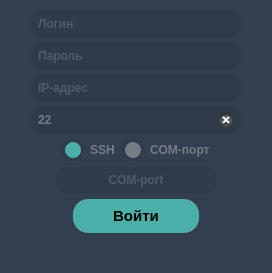
<?xml version="1.0" encoding="UTF-8"?>
<ui version="4.0">
 <class>Form</class>
 <widget class="QWidget" name="Form">
  <property name="geometry">
   <rect>
    <x>0</x>
    <y>0</y>
    <width>272</width>
    <height>273</height>
   </rect>
  </property>
  <property name="windowTitle">
   <string>Вход</string>
  </property>
  <property name="styleSheet">
   <string notr="true">QWidget {
	background-color:#333e50;
}

QPushButton {
	color:black;
	background-color:#4DB0A8;
	border:none;
	border-radius:15px;
	padding:8px 40px;
	font-family:arial;
	font-weight:bold;
	font-size:15px;
}

QPushButton:hover {
	color:white;
	cursor:PointingHand;
}

QLineEdit {
	color:#747C86;
	font-weight:bold;
	background-color:#2F3A4A;
	padding:5px 5px;
	max-width:200px;
	min-width:150px;
	border-radius:10px;
	border:none;
}

QRadioButton {
	color:#747C86;
	font-family:arial;
	font-weight:bold;
}

QRadioButton::indicator {
	width:16px;
	height:16px;
    background-color:#747C86;
	color:#747C86;
	border:3px solid #2F3A4A;
	border-radius:11px;
}

QRadioButton::indicator::checked {
    background-color:#4DB0A8;
	color:#4DB0A8;
	border:3px solid #2F3A4A;
}</string>
  </property>
  <layout class="QVBoxLayout" name="verticalLayout">
   <item>
    <layout class="QHBoxLayout" name="horizontalLayout">
     <item>
      <widget class="QLineEdit" name="login">
       <property name="placeholderText">
        <string>Логин</string>
       </property>
       <property name="clearButtonEnabled">
        <bool>true</bool>
       </property>
      </widget>
     </item>
    </layout>
   </item>
   <item>
    <layout class="QHBoxLayout" name="horizontalLayout_2">
     <item>
      <widget class="QLineEdit" name="passwd">
       <property name="placeholderText">
        <string>Пароль</string>
       </property>
       <property name="clearButtonEnabled">
        <bool>true</bool>
       </property>
      </widget>
     </item>
    </layout>
   </item>
   <item>
    <layout class="QHBoxLayout" name="horizontalLayout_7">
     <item>
      <widget class="QLineEdit" name="ip">
       <property name="placeholderText">
        <string>IP-адрес</string>
       </property>
       <property name="clearButtonEnabled">
        <bool>true</bool>
       </property>
      </widget>
     </item>
    </layout>
   </item>
   <item>
    <layout class="QHBoxLayout" name="horizontalLayout_5">
     <item>
      <widget class="QLineEdit" name="port">
       <property name="text">
        <string>22</string>
       </property>
       <property name="placeholderText">
        <string>Порт</string>
       </property>
       <property name="clearButtonEnabled">
        <bool>true</bool>
       </property>
      </widget>
     </item>
    </layout>
   </item>
   <item>
    <layout class="QHBoxLayout" name="horizontalLayout_4">
     <item>
      <spacer name="horizontalSpacer_4">
       <property name="orientation">
        <enum>Qt::Horizontal</enum>
       </property>
       <property name="sizeHint" stdset="0">
        <size>
         <width>40</width>
         <height>20</height>
        </size>
       </property>
      </spacer>
     </item>
     <item>
      <widget class="QRadioButton" name="ssh">
       <property name="cursor">
        <cursorShape>PointingHandCursor</cursorShape>
       </property>
       <property name="text">
        <string>SSH</string>
       </property>
       <property name="checked">
        <bool>true</bool>
       </property>
      </widget>
     </item>
     <item>
      <widget class="QRadioButton" name="com">
       <property name="cursor">
        <cursorShape>PointingHandCursor</cursorShape>
       </property>
       <property name="text">
        <string>COM-порт</string>
       </property>
      </widget>
     </item>
     <item>
      <spacer name="horizontalSpacer_3">
       <property name="orientation">
        <enum>Qt::Horizontal</enum>
       </property>
       <property name="sizeHint" stdset="0">
        <size>
         <width>40</width>
         <height>20</height>
        </size>
       </property>
      </spacer>
     </item>
    </layout>
   </item>
   <item>
    <layout class="QHBoxLayout" name="horizontalLayout_6">
     <item>
      <spacer name="horizontalSpacer_5">
       <property name="orientation">
        <enum>Qt::Horizontal</enum>
       </property>
       <property name="sizeHint" stdset="0">
        <size>
         <width>40</width>
         <height>20</height>
        </size>
       </property>
      </spacer>
     </item>
     <item>
      <widget class="QLineEdit" name="comNum">
       <property name="enabled">
        <bool>false</bool>
       </property>
       <property name="alignment">
        <set>Qt::AlignCenter</set>
       </property>
       <property name="placeholderText">
        <string>COM-port</string>
       </property>
      </widget>
     </item>
     <item>
      <spacer name="horizontalSpacer_6">
       <property name="orientation">
        <enum>Qt::Horizontal</enum>
       </property>
       <property name="sizeHint" stdset="0">
        <size>
         <width>40</width>
         <height>20</height>
        </size>
       </property>
      </spacer>
     </item>
    </layout>
   </item>
   <item>
    <layout class="QHBoxLayout" name="horizontalLayout_3">
     <item>
      <spacer name="horizontalSpacer">
       <property name="orientation">
        <enum>Qt::Horizontal</enum>
       </property>
       <property name="sizeHint" stdset="0">
        <size>
         <width>40</width>
         <height>20</height>
        </size>
       </property>
      </spacer>
     </item>
     <item>
      <widget class="QPushButton" name="ok">
       <property name="cursor">
        <cursorShape>PointingHandCursor</cursorShape>
       </property>
       <property name="text">
        <string>Войти</string>
       </property>
      </widget>
     </item>
     <item>
      <spacer name="horizontalSpacer_2">
       <property name="orientation">
        <enum>Qt::Horizontal</enum>
       </property>
       <property name="sizeHint" stdset="0">
        <size>
         <width>40</width>
         <height>20</height>
        </size>
       </property>
      </spacer>
     </item>
    </layout>
   </item>
   <item>
    <widget class="QLabel" name="connStatus">
     <property name="text">
      <string/>
     </property>
     <property name="alignment">
      <set>Qt::AlignJustify|Qt::AlignVCenter</set>
     </property>
     <property name="wordWrap">
      <bool>true</bool>
     </property>
    </widget>
   </item>
  </layout>
 </widget>
 <resources>
  <include location="res.qrc"/>
 </resources>
 <connections>
  <connection>
   <sender>com</sender>
   <signal>toggled(bool)</signal>
   <receiver>comNum</receiver>
   <slot>setEnabled(bool)</slot>
   <hints>
    <hint type="sourcelabel">
     <x>136</x>
     <y>141</y>
    </hint>
    <hint type="destinationlabel">
     <x>128</x>
     <y>169</y>
    </hint>
   </hints>
  </connection>
  <connection>
   <sender>ssh</sender>
   <signal>toggled(bool)</signal>
   <receiver>comNum</receiver>
   <slot>setDisabled(bool)</slot>
   <hints>
    <hint type="sourcelabel">
     <x>72</x>
     <y>145</y>
    </hint>
    <hint type="destinationlabel">
     <x>79</x>
     <y>174</y>
    </hint>
   </hints>
  </connection>
  <connection>
   <sender>com</sender>
   <signal>toggled(bool)</signal>
   <receiver>port</receiver>
   <slot>setDisabled(bool)</slot>
   <hints>
    <hint type="sourcelabel">
     <x>160</x>
     <y>139</y>
    </hint>
    <hint type="destinationlabel">
     <x>154</x>
     <y>112</y>
    </hint>
   </hints>
  </connection>
  <connection>
   <sender>com</sender>
   <signal>toggled(bool)</signal>
   <receiver>ip</receiver>
   <slot>setDisabled(bool)</slot>
   <hints>
    <hint type="sourcelabel">
     <x>174</x>
     <y>138</y>
    </hint>
    <hint type="destinationlabel">
     <x>183</x>
     <y>81</y>
    </hint>
   </hints>
  </connection>
  <connection>
   <sender>com</sender>
   <signal>toggled(bool)</signal>
   <receiver>port</receiver>
   <slot>clear()</slot>
   <hints>
    <hint type="sourcelabel">
     <x>115</x>
     <y>138</y>
    </hint>
    <hint type="destinationlabel">
     <x>100</x>
     <y>115</y>
    </hint>
   </hints>
  </connection>
  <connection>
   <sender>com</sender>
   <signal>toggled(bool)</signal>
   <receiver>ip</receiver>
   <slot>clear()</slot>
   <hints>
    <hint type="sourcelabel">
     <x>114</x>
     <y>147</y>
    </hint>
    <hint type="destinationlabel">
     <x>108</x>
     <y>80</y>
    </hint>
   </hints>
  </connection>
 </connections>
</ui>
